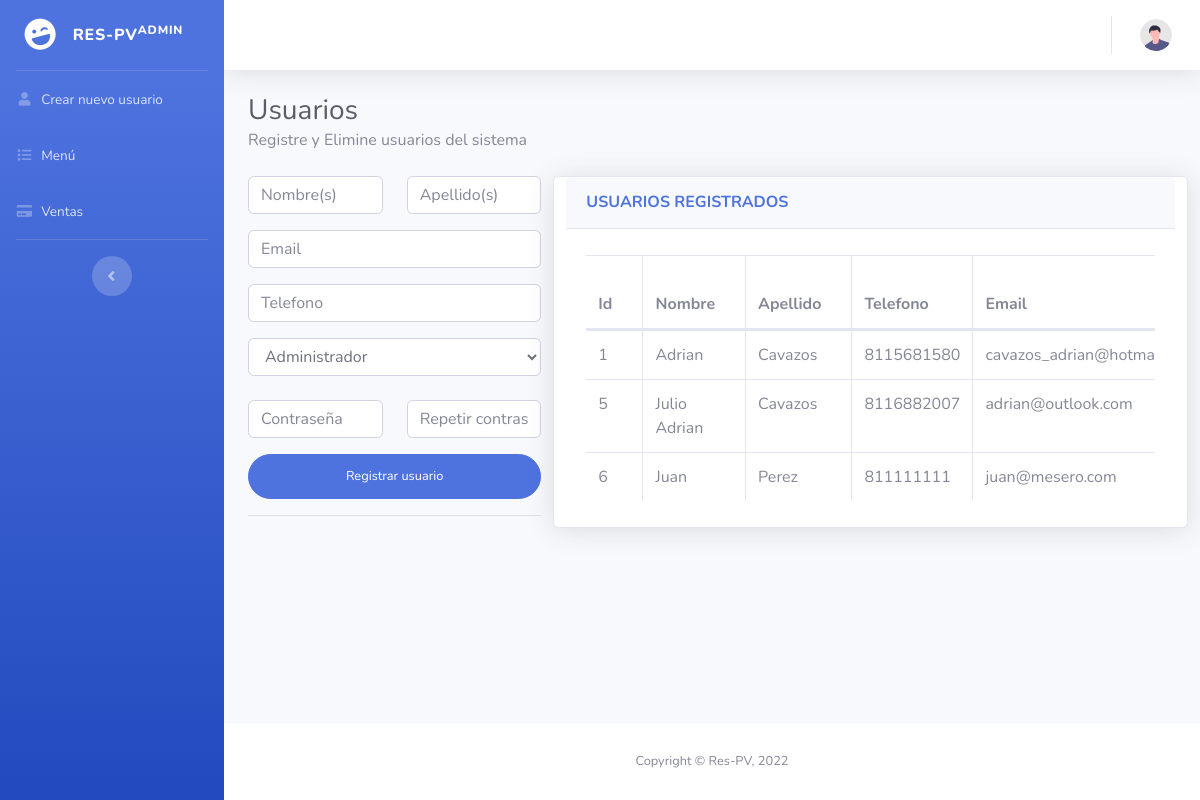
Page /createUser.php on the earlier database version.
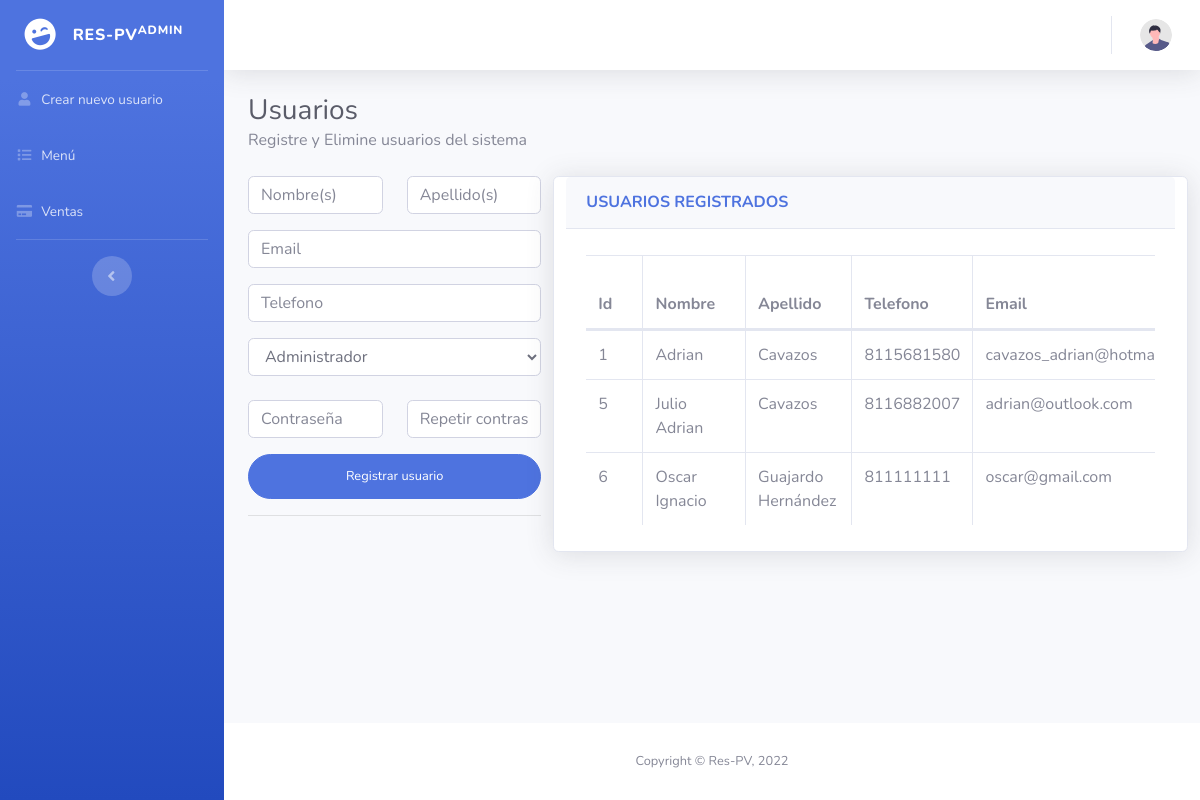
Same page on the later database version.
### tables this page shows
CREATE TABLE `user` (
  `id_user` int(11) NOT NULL,
  `name_user` varchar(30) DEFAULT NULL,
  `lname_user` varchar(30) DEFAULT NULL,
  `phone_user` varchar(10) DEFAULT NULL,
  `email_user` varchar(40) DEFAULT NULL,
  `pass_user` varchar(20) DEFAULT NULL,
  `userType` int(11) NOT NULL
);

### db.php (called while the page is built, shortened)
<?php
    class Conexion{
        private $driver = "mysql";
        private $host = "localhost";
        private $dbname = "respv";
        private $usuario = "root";
        private $contrasena = "";
        public function __construct(){
            try {
                $db = new PDO("{$this->driver}:host={$this->host};dbname={$this->dbname}",$this->usuario,$this->contrasena);
                $db->setAttribute(PDO::ATTR_ERRMODE, PDO::ERRMODE_EXCEPTION);
                return $db;
            } catch (PDOException $e) {
                echo "Ha ocurrido un error al conectarse a la base de datos" . $e->getMessage();
            }
        }
    }
?>

### usuarios/Modelo/usuarios.php (called while the page is built, shortened)
<?php
    require_once(__DIR__.'/../../db.php');
    class Usuarios extends Conexion{
        public function __construct(){
            $this->db = parent::__construct();
        }
        public function get(){
            $rows = null;
            $statement = $this->db->prepare("SELECT * FROM user");
            $statement->execute();
            while ($result = $statement->fetch()) {
                $rows[] = $result;
            }
            return $rows;
        }
    }
?>

### createUser.php (the view, shortened to what the changed rows need)
<?php
require_once("usuarios/Modelo/usuarios.php");
$ModeloUsuarios = new Usuarios();
?>
<!DOCTYPE html>
<html lang="en">
<head>
    <link href="vendor/fontawesome-free/css/all.min.css" rel="stylesheet" type="text/css">
    <link href="css/sb-admin-2.min.css" rel="stylesheet">
    <link href="vendor/datatables/dataTables.bootstrap4.min.css" rel="stylesheet">
</head>
<body id="page-top">
    <div id="wrapper">
        <div id="content-wrapper" class="d-flex flex-column">
            <div id="content">
                <div class="container-fluid">
                        <h1 class="h3 mb-0 text-gray-800">Usuarios </h1>
                    <div class="row">
                        <div class="card shadow mb-4 col-lg-8">
                        <div class="card-body" >
                            <div class="table-responsive">
                                <table class="table table-bordered" id="dataTable" width="100%" cellspacing="0">
                                <thead>
                                    <th>Id</th>
                                    <th>Nombre</th>
                                    <th>Apellido</th>
                                    <th>Telefono</th>
                                    <th>Email</th>
                                </thead>
                                <tbody>
                                <?php
                                    $usuarios = $ModeloUsuarios->get();
                                    if($usuarios != null){
                                        foreach($usuarios as $usuario){
                                ?>
                                    <tr>
                                        <td><?php echo $usuario['id_user'];?></td>
                                        <td><?php echo $usuario['name_user'];?></td>
                                        <td><?php echo $usuario['lname_user'];?></td>
                                        <td><?php echo $usuario['phone_user'];?></td>
                                        <td><?php echo $usuario['email_user'];?></td>
                                    </tr>
                                <?php
                                        }
                                    }
                                ?>
                                </tbody>
                            </table>
                            </div>
                                </div>
                        </div>
                    </div>
                </div>
            </div>
        </div>
    </div>
</body>
</html>

Differences in the rows shown:
changed user id 6: name_user "Juan" → "Oscar Ignacio"; lname_user "Perez" → "Guajardo Hernández"; email_user "juan@mesero.com" → "oscar@gmail.com"
